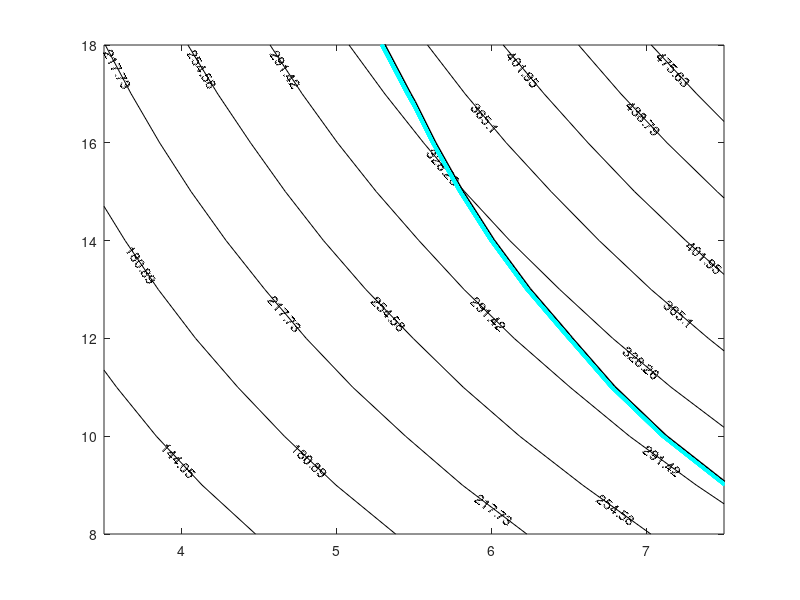

This chart was generated by the following MATLAB code:
clear,clc

[D,H]=meshgrid(3.5:8,8:18);
S = pi.*D.*H + ((pi.*(D.^2))/2);

%plot
k = contour(D,H,S,'k');
clabel(k);

%constraints
g = 400-((pi.*(D.^2).*H)/4);

hold on;
%plot
contour(D,H,g,[0 0],'k','linewidth',3);
contour(D,H,g,[0:.05:3],'c');